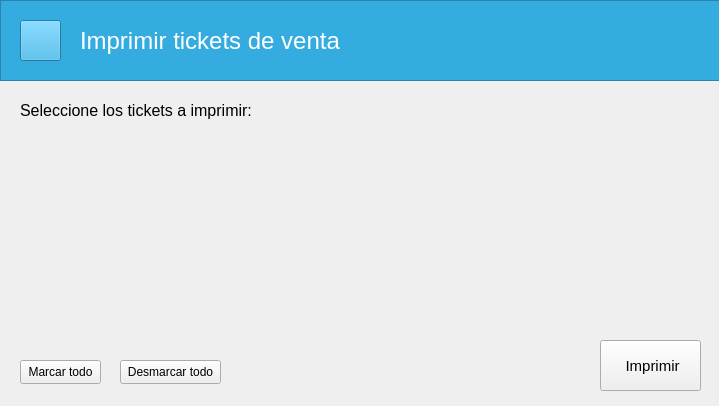
<?xml version="1.0" encoding="UTF-8"?>
<ui version="4.0">
 <class>ImprimirTickets</class>
 <widget class="QWidget" name="ImprimirTickets">
  <property name="windowModality">
   <enum>Qt::ApplicationModal</enum>
  </property>
  <property name="geometry">
   <rect>
    <x>0</x>
    <y>0</y>
    <width>719</width>
    <height>406</height>
   </rect>
  </property>
  <property name="windowTitle">
   <string>Form</string>
  </property>
  <widget class="QFrame" name="frame">
   <property name="geometry">
    <rect>
     <x>0</x>
     <y>0</y>
     <width>911</width>
     <height>81</height>
    </rect>
   </property>
   <property name="font">
    <font>
     <family>Segoe UI</family>
    </font>
   </property>
   <property name="styleSheet">
    <string notr="true">background-color: rgb(52, 172, 224);</string>
   </property>
   <property name="frameShape">
    <enum>QFrame::StyledPanel</enum>
   </property>
   <property name="frameShadow">
    <enum>QFrame::Raised</enum>
   </property>
   <widget class="QLabel" name="label">
    <property name="geometry">
     <rect>
      <x>80</x>
      <y>20</y>
      <width>271</width>
      <height>41</height>
     </rect>
    </property>
    <property name="font">
     <font>
      <family>Segoe UI</family>
      <pointsize>18</pointsize>
     </font>
    </property>
    <property name="styleSheet">
     <string notr="true">color: rgb(255, 255, 255);</string>
    </property>
    <property name="text">
     <string>Imprimir tickets de venta</string>
    </property>
   </widget>
   <widget class="ClickableIcon" name="btRegresar">
    <property name="geometry">
     <rect>
      <x>20</x>
      <y>20</y>
      <width>41</width>
      <height>41</height>
     </rect>
    </property>
    <property name="icon">
     <iconset resource="../resources.qrc">
      <normaloff>:/img/resources/images/leftarrow.png</normaloff>:/img/resources/images/leftarrow.png</iconset>
    </property>
    <property name="iconSize">
     <size>
      <width>40</width>
      <height>40</height>
     </size>
    </property>
   </widget>
  </widget>
  <widget class="QLabel" name="label_2">
   <property name="geometry">
    <rect>
     <x>20</x>
     <y>100</y>
     <width>271</width>
     <height>21</height>
    </rect>
   </property>
   <property name="font">
    <font>
     <family>Segoe UI</family>
     <pointsize>12</pointsize>
    </font>
   </property>
   <property name="text">
    <string>Seleccione los tickets a imprimir:</string>
   </property>
  </widget>
  <widget class="QPushButton" name="btListo">
   <property name="geometry">
    <rect>
     <x>600</x>
     <y>340</y>
     <width>101</width>
     <height>51</height>
    </rect>
   </property>
   <property name="font">
    <font>
     <family>Segoe UI</family>
     <pointsize>11</pointsize>
    </font>
   </property>
   <property name="text">
    <string> Imprimir</string>
   </property>
   <property name="icon">
    <iconset resource="../resources.qrc">
     <normaloff>:/img/resources/images/cash-register.png</normaloff>:/img/resources/images/cash-register.png</iconset>
   </property>
  </widget>
  <widget class="QScrollArea" name="scrollArea">
   <property name="geometry">
    <rect>
     <x>30</x>
     <y>130</y>
     <width>661</width>
     <height>191</height>
    </rect>
   </property>
   <property name="frameShape">
    <enum>QFrame::NoFrame</enum>
   </property>
   <property name="widgetResizable">
    <bool>true</bool>
   </property>
   <widget class="QWidget" name="scrollAreaWidgetContents">
    <property name="geometry">
     <rect>
      <x>0</x>
      <y>0</y>
      <width>661</width>
      <height>191</height>
     </rect>
    </property>
    <layout class="QVBoxLayout" name="layoutScroll"/>
   </widget>
  </widget>
  <widget class="QPushButton" name="btMarcar">
   <property name="geometry">
    <rect>
     <x>20</x>
     <y>360</y>
     <width>81</width>
     <height>24</height>
    </rect>
   </property>
   <property name="text">
    <string>Marcar todo</string>
   </property>
  </widget>
  <widget class="QPushButton" name="btDesmarcar">
   <property name="geometry">
    <rect>
     <x>120</x>
     <y>360</y>
     <width>101</width>
     <height>24</height>
    </rect>
   </property>
   <property name="text">
    <string>Desmarcar todo</string>
   </property>
  </widget>
 </widget>
 <customwidgets>
  <customwidget>
   <class>ClickableIcon</class>
   <extends>QPushButton</extends>
   <header>utils.mywidgets.h</header>
  </customwidget>
 </customwidgets>
 <tabstops>
  <tabstop>btListo</tabstop>
  <tabstop>btRegresar</tabstop>
 </tabstops>
 <resources>
  <include location="../resources.qrc"/>
 </resources>
 <connections/>
</ui>
